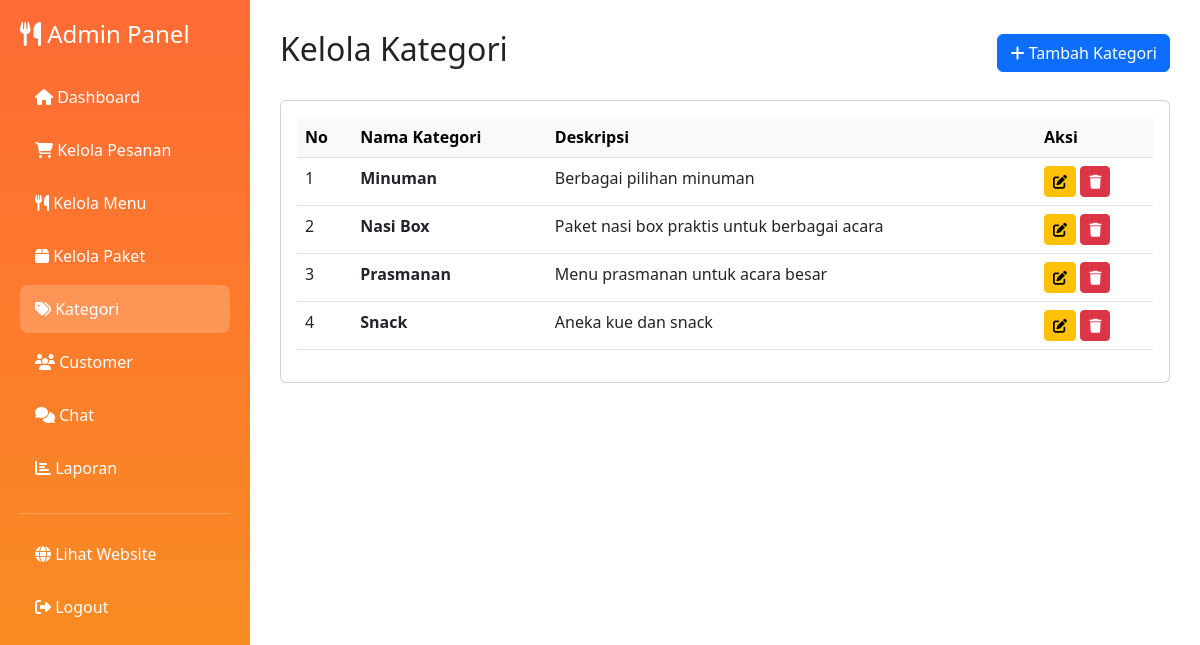
The page /admin/kategori.php on the database its author committed.
### tables this page shows
CREATE TABLE `kategori` (
  `id` int(11) NOT NULL,
  `nama_kategori` varchar(50) NOT NULL,
  `deskripsi` text DEFAULT NULL
);

### admin/kategori.php (the view, shortened to what this page needs)
<?php
require_once 'config.php';
$result = mysqli_query($conn, "SELECT * FROM kategori ORDER BY nama_kategori");
?>
<!DOCTYPE html>
<html lang="id">
<head>
    <link href="https://cdn.jsdelivr.net/npm/bootstrap@5.3.0/dist/css/bootstrap.min.css" rel="stylesheet">
    <link rel="stylesheet" href="https://cdnjs.cloudflare.com/ajax/libs/font-awesome/6.4.0/css/all.min.css">
</head>
<body>
    <div class="sidebar">
        <h4 class="mb-4"><i class="fas fa-utensils"></i> Admin Panel</h4>
        <nav class="nav flex-column">
            <a class="nav-link" href="index.php"><i class="fas fa-home"></i> Dashboard</a>
            <a class="nav-link" href="pesanan.php"><i class="fas fa-shopping-cart"></i> Kelola Pesanan</a>
            <a class="nav-link" href="menu.php"><i class="fas fa-utensils"></i> Kelola Menu</a>
            <a class="nav-link" href="paket.php"><i class="fas fa-box"></i> Kelola Paket</a>
            <a class="nav-link active" href="kategori.php"><i class="fas fa-tags"></i> Kategori</a>
            <a class="nav-link" href="customer.php"><i class="fas fa-users"></i> Customer</a>
            <a class="nav-link" href="../chat.php"><i class="fas fa-comments"></i> Chat</a>
            <a class="nav-link" href="laporan.php"><i class="fas fa-chart-bar"></i> Laporan</a>
            <hr class="bg-white">
            <a class="nav-link" href="../index.php"><i class="fas fa-globe"></i> Lihat Website</a>
            <a class="nav-link" href="../logout.php"><i class="fas fa-sign-out-alt"></i> Logout</a>
        </nav>
    </div>
    <div class="main-content">
        <div class="d-flex justify-content-between align-items-center mb-4">
            <h2>Kelola Kategori</h2>
            <button class="btn btn-primary" data-bs-toggle="modal" data-bs-target="#modalKategori">
                <i class="fas fa-plus"></i> Tambah Kategori
            </button>
        </div>
        <div class="card">
            <div class="card-body">
                <table class="table table-hover">
                    <thead class="table-light">
                        <tr>
                            <th>No</th>
                            <th>Nama Kategori</th>
                            <th>Deskripsi</th>
                            <th>Aksi</th>
                        </tr>
                    </thead>
                    <tbody>
                        <?php
                        $no = 1;
                        while($kat = mysqli_fetch_assoc($result)):
                        ?>
                        <tr>
                            <td><?php echo $no++; ?></td>
                            <td><strong><?php echo $kat['nama_kategori']; ?></strong></td>
                            <td><?php echo $kat['deskripsi']; ?></td>
                            <td>
                                <button class="btn btn-sm btn-warning" onclick="editKategori(<?php echo htmlspecialchars(json_encode($kat)); ?>)">
                                    <i class="fas fa-edit"></i>
                                </button>
                                <a href="kategori.php?delete=<?php echo $kat['id']; ?>"
                                   class="btn btn-sm btn-danger"
                                   onclick="return confirm('Yakin hapus kategori ini?')">
                                    <i class="fas fa-trash"></i>
                                </a>
                            </td>
                        </tr>
                        <?php endwhile; ?>
                    </tbody>
                </table>
            </div>
        </div>
    </div>
</body>
</html>

### admin/kategori.php (style rules this page uses)
:root { --primary-color: #FF6B35; --secondary-color: #F7931E; }
.sidebar { position: fixed; top: 0; left: 0; height: 100vh; width: 250px; background: linear-gradient(180deg, var(--primary-color), var(--secondary-color)); color: white; padding: 20px; overflow-y: auto; }
.sidebar .nav-link { color: white; padding: 12px 15px; margin-bottom: 5px; border-radius: 8px; }
.sidebar .nav-link:hover, .sidebar .nav-link.active { background: rgba(255,255,255,0.2); }
.main-content { margin-left: 250px; padding: 30px; }

### rows shown on the page
kategori: nama_kategori "Minuman", deskripsi "Berbagai pilihan minuman"
kategori: nama_kategori "Nasi Box", deskripsi "Paket nasi box praktis untuk berbagai acara"
kategori: nama_kategori "Prasmanan", deskripsi "Menu prasmanan untuk acara besar"
kategori: nama_kategori "Snack", deskripsi "Aneka kue dan snack"
